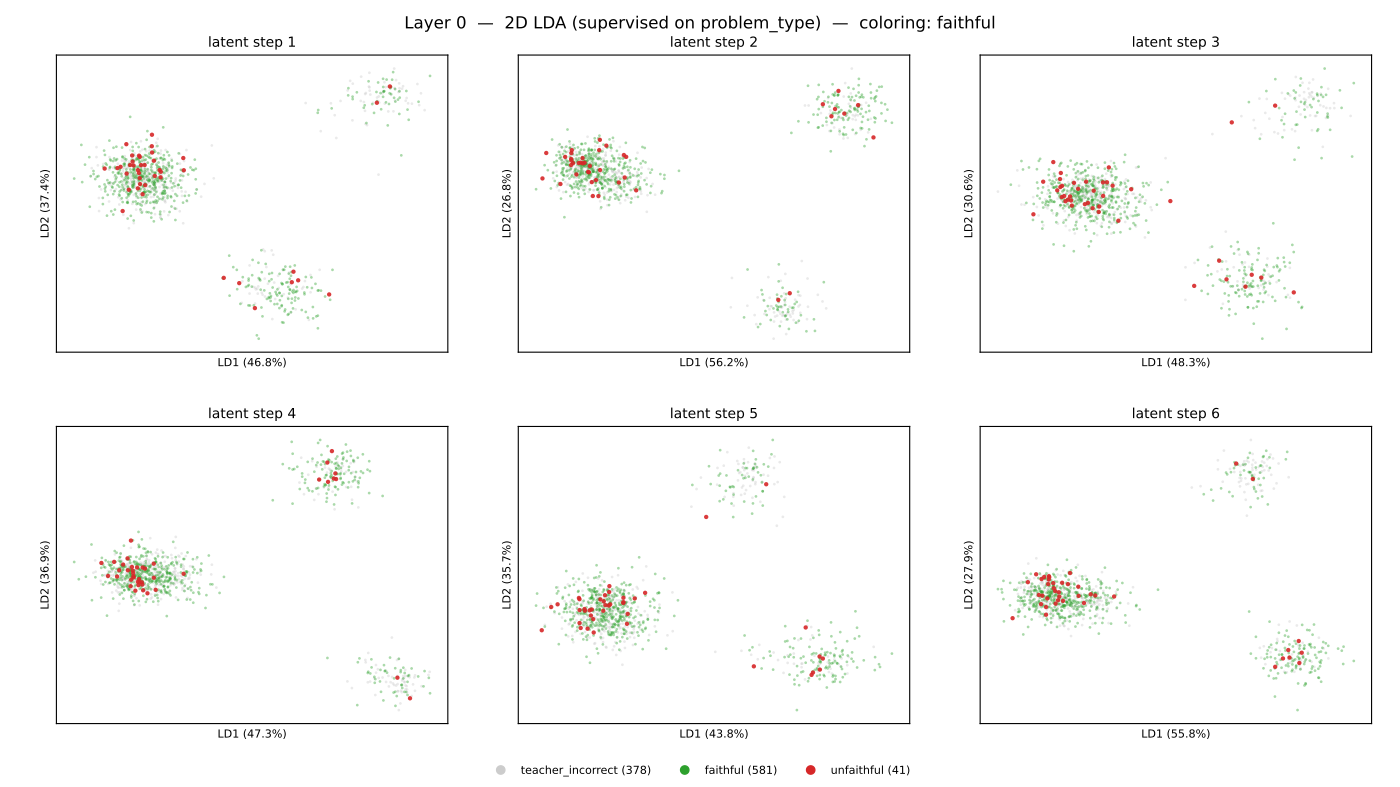

The Python source for this figure:
"""Per-(layer, latent-step) 2D LDA of student activations on SVAMP, where the
two projected axes are chosen to maximize separation between the four SVAMP
problem types (Subtraction / Addition / Common-Division / Multiplication).
Same coloring schemes and slide ordering as pca_slideshow.py.

LDA is supervised on problem_type. The faithful/magnitude/plain colorings
re-use those same directions to ask whether problem-type-discriminating axes
also happen to separate other labels.

Layout (one slide per page, 6 subplots per slide):
  - one slide per layer, plain                  (17 slides)
  - one slide per layer, faithful/unfaithful    (17 slides)
  - one slide per layer, problem type           (17 slides)
  - one slide per layer, magnitude bucket       (17 slides)
Total: 68 slides.
"""

from __future__ import annotations

import json
from collections import Counter
from pathlib import Path

import matplotlib.pyplot as plt
import numpy as np
import torch
from datasets import concatenate_datasets, load_dataset
from matplotlib.backends.backend_pdf import PdfPages
from matplotlib.lines import Line2D
from sklearn.discriminant_analysis import LinearDiscriminantAnalysis


REPO = Path(__file__).resolve().parents[2]
ACTS_PATH = REPO / "inference" / "runs" / "svamp_student_gpt2" / "activations.pt"
RESULTS_PATH = REPO / "inference" / "runs" / "svamp_teacher" / "results.json"
JUDGED_PATH = REPO.parent / "cf-datasets" / "svamp_judged.json"
OUT_PDF = REPO / "visualizations-all" / "gpt2" / "lda_slideshow.pdf"

PROBLEM_TYPE_COLORS = {
    "Subtraction": "#1f77b4",
    "Addition": "#ff7f0e",
    "Common-Division": "#2ca02c",
    "Multiplication": "#d62728",
}
FAITHFUL_COLORS = {
    "faithful": "#2ca02c",
    "unfaithful": "#d62728",
    "teacher_incorrect": "#cccccc",
}
MAG_BUCKETS = ["<10", "10-99", "100-999", "1000+"]
MAG_COLORS = {
    "<10": "#440154",
    "10-99": "#3b528b",
    "100-999": "#21918c",
    "1000+": "#fde725",
}


def bucket_magnitude(ans: np.ndarray) -> np.ndarray:
    out = np.empty(len(ans), dtype=object)
    out[ans < 10] = "<10"
    out[(ans >= 10) & (ans < 100)] = "10-99"
    out[(ans >= 100) & (ans < 1000)] = "100-999"
    out[ans >= 1000] = "1000+"
    return out


def load_metadata() -> dict:
    print("loading metadata", flush=True)
    ds = load_dataset("ChilleD/SVAMP")
    full = concatenate_datasets([ds["train"], ds["test"]])
    types = [t.replace("Common-Divison", "Common-Division") for t in full["Type"]]
    answers = np.array(
        [float(str(a).replace(",", "")) for a in full["Answer"]], dtype=np.float64
    )
    judged = json.load(open(JUDGED_PATH))
    label_by_idx = {j["idx"]: j["label"] for j in judged}
    faithful = [
        label_by_idx.get(i, "teacher_incorrect") for i in range(len(types))
    ]
    return {
        "n": len(types),
        "problem_type": np.array(types),
        "answer": answers,
        "faithful": np.array(faithful),
        "magnitude": bucket_magnitude(answers),
    }


def load_activations() -> np.ndarray:
    print(f"loading activations from {ACTS_PATH}", flush=True)
    t = torch.load(ACTS_PATH, map_location="cpu", weights_only=True)
    a = t.float().numpy()  # (N, latent_steps, layers+1, hidden)
    print(f"  shape={a.shape}  bytes={a.nbytes/1e9:.2f} GB", flush=True)
    return a


def fit_all_lda_2d(
    acts: np.ndarray, problem_type: np.ndarray
) -> tuple[np.ndarray, np.ndarray]:
    """Return projected coords (L, S, N, 2) and var-ratio (L, S, 2)."""
    N, S, L, _H = acts.shape
    out = np.empty((L, S, N, 2), dtype=np.float32)
    var_ratio = np.empty((L, S, 2), dtype=np.float32)
    print(
        f"fitting {L*S} LDAs (2D, supervised on problem_type, "
        f"per layer × per latent step)",
        flush=True,
    )
    for layer in range(L):
        for step in range(S):
            X = acts[:, step, layer, :]
            lda = LinearDiscriminantAnalysis(n_components=2, solver="svd")
            out[layer, step] = lda.fit_transform(X, problem_type)
            var_ratio[layer, step] = lda.explained_variance_ratio_[:2]
        print(f"  layer {layer}/{L-1} done", flush=True)
    return out, var_ratio


def render_slide(
    pdf: PdfPages,
    layer: int,
    proj_for_layer: np.ndarray,  # (S, N, 2)
    var_for_layer: np.ndarray,  # (S, 2)
    coloring: str,
    meta: dict,
):
    S = proj_for_layer.shape[0]
    fig, axes = plt.subplots(2, 3, figsize=(14, 7.875))
    fig.suptitle(
        f"Layer {layer}  —  2D LDA (supervised on problem_type)  —  coloring: {coloring}",
        fontsize=12,
    )
    legend_proxies: list[Line2D] = []
    for s, ax in enumerate(axes.ravel()):
        if s >= S:
            ax.axis("off")
            continue
        xy = proj_for_layer[s]

        if coloring == "plain":
            ax.scatter(xy[:, 0], xy[:, 1], s=4, c="#3357aa", alpha=0.5, linewidths=0)

        elif coloring == "faithful":
            order = ["teacher_incorrect", "faithful", "unfaithful"]  # rare on top
            for cls in order:
                mask = meta["faithful"] == cls
                ax.scatter(
                    xy[mask, 0], xy[mask, 1],
                    s=10 if cls == "unfaithful" else 4,
                    c=FAITHFUL_COLORS[cls],
                    alpha=0.9 if cls == "unfaithful" else 0.4,
                    linewidths=0,
                )
            if s == 0:
                for cls in order:
                    n = (meta["faithful"] == cls).sum()
                    legend_proxies.append(
                        Line2D([0], [0], marker="o", linestyle="",
                               color=FAITHFUL_COLORS[cls], label=f"{cls} ({n})")
                    )

        elif coloring == "problem_type":
            for cls, color in PROBLEM_TYPE_COLORS.items():
                mask = meta["problem_type"] == cls
                ax.scatter(
                    xy[mask, 0], xy[mask, 1],
                    s=4, c=color, alpha=0.55, linewidths=0,
                )
            if s == 0:
                for cls, color in PROBLEM_TYPE_COLORS.items():
                    n = (meta["problem_type"] == cls).sum()
                    legend_proxies.append(
                        Line2D([0], [0], marker="o", linestyle="",
                               color=color, label=f"{cls} ({n})")
                    )

        elif coloring == "magnitude":
            for cls in MAG_BUCKETS:
                mask = meta["magnitude"] == cls
                ax.scatter(
                    xy[mask, 0], xy[mask, 1],
                    s=4, c=MAG_COLORS[cls], alpha=0.6, linewidths=0,
                )
            if s == 0:
                for cls in MAG_BUCKETS:
                    n = (meta["magnitude"] == cls).sum()
                    legend_proxies.append(
                        Line2D([0], [0], marker="o", linestyle="",
                               color=MAG_COLORS[cls], label=f"{cls} ({n})")
                    )
        else:
            raise ValueError(coloring)

        ax.set_title(f"latent step {s+1}", fontsize=10)
        ax.set_xticks([])
        ax.set_yticks([])
        ax.set_xlabel(f"LD1 ({var_for_layer[s, 0]*100:.1f}%)", fontsize=8)
        ax.set_ylabel(f"LD2 ({var_for_layer[s, 1]*100:.1f}%)", fontsize=8)

    if legend_proxies:
        fig.legend(
            handles=legend_proxies,
            loc="lower center",
            ncol=len(legend_proxies),
            fontsize=8,
            frameon=False,
            bbox_to_anchor=(0.5, 0.0),
        )
    fig.subplots_adjust(top=0.93, bottom=0.08, left=0.04, right=0.98, wspace=0.18, hspace=0.25)
    pdf.savefig(fig, dpi=140)
    plt.close(fig)


def main():
    meta = load_metadata()
    print(
        "labels: faithful=", dict(Counter(meta["faithful"])),
        " | type=", dict(Counter(meta["problem_type"])),
        " | mag=", dict(Counter(meta["magnitude"])),
        flush=True,
    )

    acts = load_activations()
    proj_all, var_all = fit_all_lda_2d(acts, meta["problem_type"])
    L = proj_all.shape[0]

    print(f"writing {OUT_PDF}", flush=True)
    OUT_PDF.parent.mkdir(parents=True, exist_ok=True)
    with PdfPages(OUT_PDF) as pdf:
        for coloring in ["faithful", "problem_type"]:
            print(f"  coloring: {coloring}", flush=True)
            for layer in range(L):
                render_slide(pdf, layer, proj_all[layer], var_all[layer], coloring, meta)
    print(f"done -> {OUT_PDF}  ({OUT_PDF.stat().st_size/1e6:.1f} MB)")


if __name__ == "__main__":
    main()
